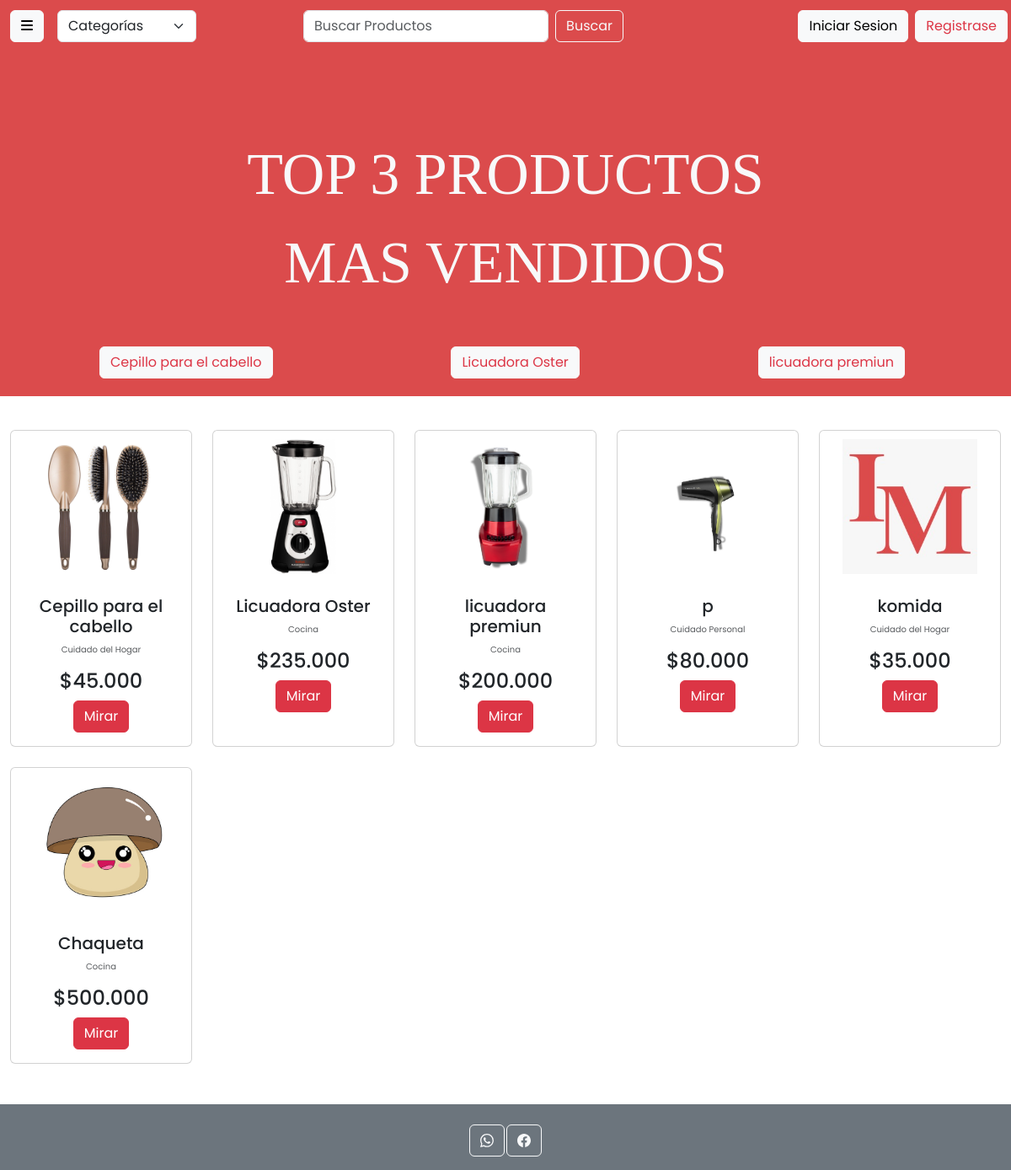
The page / on the database its author committed.
### tables this page shows
CREATE TABLE IF NOT EXISTS `producto` (
  `codigo` int NOT NULL AUTO_INCREMENT,
  `IdCategoria` int NOT NULL,
  `descripcion` varchar(300) DEFAULT NULL,
  `precio` bigint DEFAULT NULL,
  `foto` blob,
  `nombre` varchar(25) DEFAULT NULL,
  `cantidad` int NOT NULL,
  `estado` tinyint(1) DEFAULT '1',
  PRIMARY KEY (`codigo`),
  KEY `IdCategoria` (`IdCategoria`)
);

CREATE TABLE IF NOT EXISTS `categoria` (
  `IdCategoria` int NOT NULL AUTO_INCREMENT,
  `nombre` varchar(35) DEFAULT NULL,
  PRIMARY KEY (`IdCategoria`)
);

### controller/ProductoController.php (called while the page is built, shortened)
<?php
require_once './model/ProductoModel.php';
require_once './config/database.php';
class ProductoController
{
    private $db;
    private $ProductoModel;
    public function __construct()
    {
        $database = new Database();
        $this->db = $database->getConnection();
        $this->ProductoModel = new ProductoModel($this->db);
    }
    public function listProducto()
    {
        return $this->ProductoModel->getProductoWithCategoria();
    }
    public function getTopVendidos($limite = 3) {
        require_once './model/ProductoModel.php';
        $productoModel = new ProductoModel($this->db);
        return $productoModel->getTopVendidos($limite);
    }
}

### config/database.php (called while the page is built, shortened)
<?php
class Database{
private $host ="localhost";
private $dtabase = "inver_magnus";
private $username = "root";
private $password = "";
public function getConnection(){
    $this->conn = null;
    try{
        $this->conn = new PDO("mysql:host=".$this->host. ";dbname=".$this->dtabase, $this->username, $this->password);
        $this->conn->exec("set names utf8");
    }catch(PDOException $exception){
        echo "Error de conexión ".$exception->getMessage();
    }
    return $this->conn;
}
}

### model/ProductoModel.php (called while the page is built, shortened)
<?php
class ProductoModel{
    private $conn;
    private $table = 'producto';
    public function __construct($db){
        $this->conn= $db;
    }
        public function getProductoWithCategoria(){
        $query = "SELECT p.*, c.nombre AS categoria_nombre FROM " . $this->table . " p
                  LEFT JOIN categoria c ON p.IdCategoria = c.IdCategoria";
        $stmt = $this->conn->query($query);
        return $stmt->fetchAll(PDO::FETCH_ASSOC);
    }
        public function getTopVendidos($limite = 3) {
        $query = "SELECT p.*, c.nombre AS categoria_nombre,
                         SUM(df.cantidad) AS total_vendidos
                  FROM producto p
                  LEFT JOIN detalle_factura df ON p.codigo = df.codigo
                  LEFT JOIN categoria c ON p.IdCategoria = c.IdCategoria
                  GROUP BY p.codigo
                  ORDER BY total_vendidos DESC
                  LIMIT ?";
        $stmt = $this->conn->prepare($query);
        $stmt->bindValue(1, (int)$limite, PDO::PARAM_INT);
        $stmt->execute();
        return $stmt->fetchAll(PDO::FETCH_ASSOC);
    }
    }

### views/InverBoard.php (the view, shortened to what this page needs)
<!DOCTYPE html>
<html lang="es">
<head>
    <link rel="stylesheet" href="https://cdn.jsdelivr.net/npm/bootstrap@5.3.2/dist/css/bootstrap.min.css">
    <link rel="stylesheet" href="css/inverboard.css">
    <link rel="stylesheet" href="https://cdnjs.cloudflare.com/ajax/libs/font-awesome/6.0.0-beta3/css/all.min.css" />
</head>
<body>
    <div class="container-fluid" id="cajamadre">
        <div class="row align-items-center">
            <div class="col-md-3 d-flex align-items-center gap-2">
                <button class="btn btn-light me-2" type="button" data-bs-toggle="offcanvas" data-bs-target="#menuLateral" aria-controls="menuLateral" aria-label="Toggle navigation">
                    <i class="fas fa-bars"></i>
                </button>
                <form method="get" action="index.php?action=verCategoria">
                  <select name="IdCategoria" class="form-select w-75" onchange="this.form.submit()">
                    <option value="">Categorías</option>
                  </select>
                </form>
            </div>
            <div class="col-md-5 p-2">
                <form action="index.php?action=barraBusqueda" method="get" class="d-flex p-1">
                  <input class="form-control mx-5 me-2 " name="nombre" type="text" placeholder="Buscar Productos" />
                  <button class="btn btn-outline-light me-5" type="submit">Buscar</button>
                </form>
            </div>
            <?php $logeado = isset($_SESSION['cliente']); ?>
            <?php if (!$logeado): ?>
            <div id="regis" class="col-md-4 p-1 d-flex justify-content-end">
                <form action="index.php?action=login" method="GET" class="me-2">
                    <button type="submit" name="action" value="login" class="btn btn-light text-black h-100">Iniciar Sesion</button>
                </form>
                <form action="index.php?action=insertUser" method="GET">
                    <button type="submit" name="action" value="insertUser" class="btn btn-light text-danger h-100 ">Registrase</button>
                </form>
            </div>
            <?php endif; ?>
            <div id="regis" class="col-md-4 p-1 d-flex justify-content-end align-items-center">
            </div>
            <div class="col-md-5 p-1" id="cajamadre">
                <div class="row">
                    <div class="text-center" id="titulo1">
                        <div class="text-light ">
                            <p>TOP 3 PRODUCTOS <br>
                                MAS VENDIDOS</p>
                        </div>
                    </div>
                    <div class="position-relative" id="bati-container">
                        <div id="bati" class="d-flex flex-row align-items-center">
                            <?php if (!empty($topProductos)): ?>
                                <?php foreach ($topProductos as $top): ?>
                                    <form action="index.php" method="get" class="me-2">
                                        <button type="submit" class="btn btn-light text-danger">
                                            <?= htmlspecialchars($top['nombre']) ?>
                                        </button>
                                    </form>
                                <?php endforeach; ?>
                            <?php else: ?>
                                <button class="btn btn-light text-danger">TOP</button>
                                <button class="btn btn-light text-danger">TOP</button>
                                <button class="btn btn-light text-danger">TOP</button>
                            <?php endif; ?>
                        </div>
                    </div>
                </div>
            </div>
            <div class="row row-cols-1 row-cols-md-5 mt-3 g-4">
                <?php if (!empty($Productos) && is_array($Productos)): ?>
                    <?php foreach ($Productos as $producto): ?>
                        <?php if ($producto['estado'] == 1): ?>
                        <div class="col">
                            <div class="card h-100 text-center">
                                <img src="photo/<?= $producto['foto'] ?>" class="card-img-top estructura" alt="Imagen del producto">
                                <div class="card-body">
                                    <h5 class="card-title"><?php echo $producto['nombre']; ?></h5>
                                    <p class="card-text text-muted"><?php echo $producto['categoria_nombre']; ?></p>
                                    <h4 class="card-text">$<?= number_format($producto['precio'], 0, '', '.') ?></h4>
                                    <a href="index.php?action=productinfo&codigo=<?= $producto['codigo'] ?>" class="btn btn-danger">Mirar</a>
                                </div>
                            </div>
                        </div>
                        <?php endif; ?>
                    <?php endforeach; ?>
                <?php else: ?>
                    <p class="text-center">Producto actualizado con exito</p>
                <?php endif; ?>
            </div>
            <div class="container-fluid footer bg-secondary mt-5">
                <div class="row">
                    <div class="col-12 p-3 mt-2 text-center">
                        <button class="btn btn-outline-light"></button>
                        <button class="btn btn-outline-light"></button>
                    </div>
                </div>
            </div>
        </div>
    </div>
</body>
</html>

### index.php (shortened to what this page needs)
<?php
require_once './controller/ProductoController.php';
$ProductoController = new ProductoController();
$action = $_GET['action'] ?? 'InverBoard';
switch ($action) {
    default:
        $topProductos = $ProductoController->getTopVendidos(3);
        $Productos = $ProductoController->listProducto();
        include './views/InverBoard.php';
        break;
}

### css/inverboard.css (style rules this page uses)
body { font-family: 'Poppins'; font-size: 10px; font-style: bold; }
* { padding: 0; margin: 0; }
img { max-width: 100%; height: auto; }
#cajamadre { width: 100%; height: 400px; background-color: #db4b4c; }
#regis { display: flex; flex-direction: row; justify-content: flex-end; align-items: start; }
#titulo1 { font-family: 'Franklin Gothic Medium'; justify-content: center; align-items: center; margin-top: 80px; font-size: 700%; }
#bati-container { position:relative; }
#bati { height: 100px; display: flex; flex-direction: row; justify-content:space-around; align-items: end; }
.estructura { height: 320px; object-fit: cover; }
.card-img-top.estructura { height: 180px; object-fit: contain; background: #fff; padding: 10px; border-radius: 10px; }
.container-fluid, .row { padding-left: 0 !important; padding-right: 0 !important; margin-left: 0 !important; margin-right: 0 !important; }

### rows shown on the page
producto: nombre "Cepillo para el cabello", foto (picture), IdCategoria.nombre "Cuidado del Hogar", precio "45.000"
producto: nombre "Licuadora Oster", foto (picture), IdCategoria.nombre "Cocina", precio "235.000"
producto: nombre "licuadora premiun", foto (picture), IdCategoria.nombre "Cocina", precio "200.000"
producto: foto (picture), nombre "p", IdCategoria.nombre "Cuidado Personal", precio "80.000"
producto: foto (picture), nombre "komida", IdCategoria.nombre "Cuidado del Hogar", precio "35.000"
producto: foto (picture), nombre "Chaqueta", IdCategoria.nombre "Cocina", precio "500.000"
